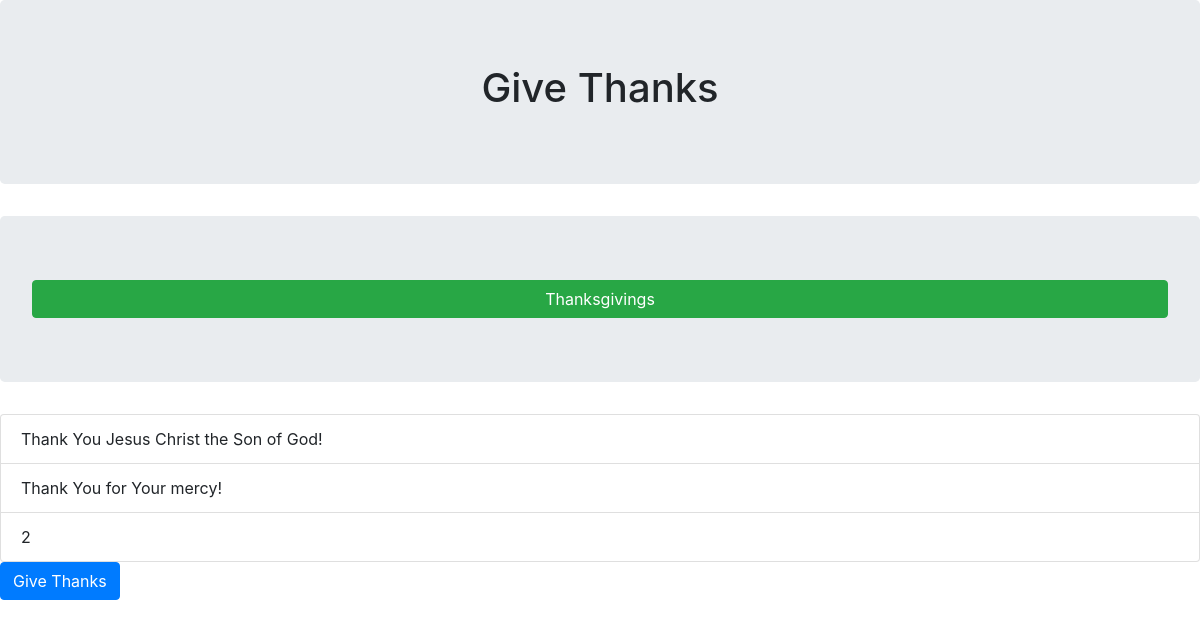
Screenshot of /givethanks/3 with the database file from the repository.
### Thanks/models.py (models this page shows)
class Thanks(models.Model):
	thanks_id = models.BigAutoField(primary_key=True,unique=True)
	thanks_title = models.CharField(max_length=100, blank=False, null=False)
	thanks_date = models.DateTimeField(null=False)
	thanks_description = models.CharField(max_length=1000,null=False)
	givethanks_count = models.IntegerField(null=False)

### Thanks/views.py (the view)
# urls.py: path('givethanks/<int:thanks_id>', views.givethanks, name = 'Give_Thanks'),
def givethanks(request, thanks_id):
	if request.method == 'GET':
		try:
			thanks = Thanks.objects.get(pk=thanks_id)
			form = forms.GiveThanks()
			template = loader.get_template('givethanks.html')
			context = {
				'thanks_id' : thanks_id,
				'thanks_title' : thanks.thanks_title,
				'thanks_description' : thanks.thanks_description,
				'givethanks_count' : thanks.givethanks_count
			}
		except Exception:
			context = {
				'error' : str(Exception)
			}
			template = loader.get_template('error.html')
	else:
		context = {
			'error' : '501 Invalid Request Protocol' #protocol error
		}
		template = loader.get_template('error.html')
	return HttpResponse(template.render(context,request))

### templates/givethanks.html (shortened to what this page needs)
<head>
<link rel="stylesheet" href="https://cdn.jsdelivr.net/npm/bootstrap@4.5.3/dist/css/bootstrap.min.css">
</head>
<body>
{% block content %}
<div class="jumbotron text-center">
<h1>Give Thanks</h1>
</div>
<div class="jumbotron text-center">
<a href='thanksgivings/' align="right" class="btn btn-success btn-block">Thanksgivings</a>
</div>
{% if thanks_id %}
<form action='/increasethanks/{{thanks_id}}/{{givethanks_count}}' method='post'>
<ul class="list-group">
	<li class="list-group-item">{{thanks_title}}</li>
	<li class="list-group-item">{{thanks_description}}</li>
	<li class="list-group-item">{{givethanks_count}}</li>
</ul>
<div class="mb-3">
	<button type="submit" class="btn btn-primary">
		Give Thanks
	</button>
</div>
</form>
{% endif %}
{% endblock %}
</body>

### rows the page displays
Thanks: thanks_title "Thank You Jesus Christ the Son of God!", thanks_description "Thank You for Your mercy!"

### other values shown
{{ givethanks_count }} "2"
